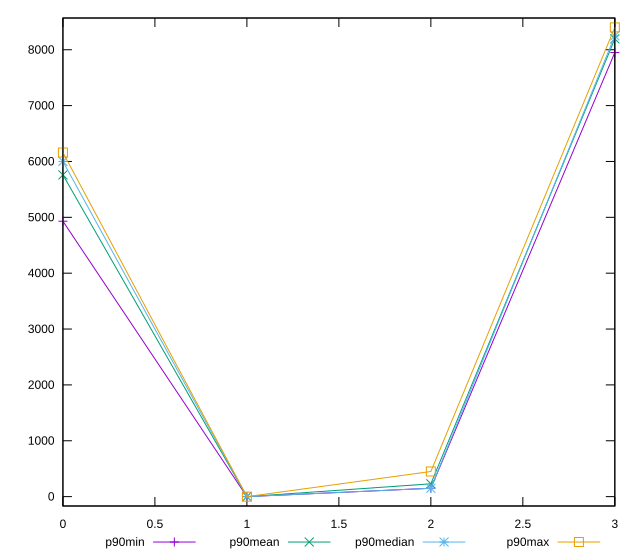

The gnuplot source for this figure:
reset

$p90Min <<EOF
0 4930
1 0
2 150
3 7950
EOF

$p90Mean <<EOF
0 5759.36170212766
1 0
2 229.3548387096774
3 8195.212765957447
EOF

$p90Median <<EOF
0 6000
1 0
2 150
3 8250
EOF

$p90Max <<EOF
0 6160
1 0
2 450
3 8400
EOF

set key outside below
set xrange [0:3]
set yrange [-168:8568]
set trange [-168:8568]
set terminal svg size 640, 560 enhanced background rgb 'white'
set output "reports/report_00030_2021-02-24T20-42-31.540Z/uses-text-compression/progression/value.svg"

plot $p90Min title "p90min" with linespoints, \
     $p90Mean title "p90mean" with linespoints, \
     $p90Median title "p90median" with linespoints, \
     $p90Max title "p90max" with linespoints

reset
